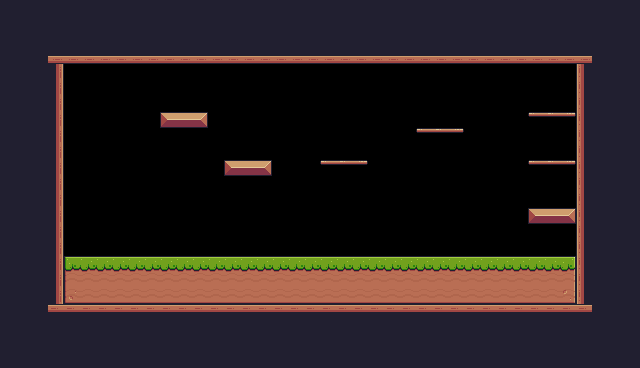

Tiled map render using the project's own tile images. Description and the whole map definition, tile-layer contents included, below:
An orthogonal 40x23 tile map with 16x16 px tiles, 1 tile layer (Background) and 22 objects (6x Fruit, 5x Platform, Player, Saw, Checkpoint, ...).

<map version="1.10" tiledversion="1.10.2" orientation="orthogonal" renderorder="right-down" width="40" height="23" tilewidth="16" tileheight="16" infinite="0" nextlayerid="4" nextobjectid="34">
 <tileset firstgid="1" source="Pixel Game.tsx" />
 <layer id="1" name="Background" width="40" height="23" locked="1">
  <properties>
   <property name="BackgroundColor" value="Blue" />
  </properties>
  <data encoding="csv">
24,24,24,24,24,24,24,24,24,24,24,24,24,24,24,24,24,24,24,24,24,24,24,24,24,24,24,24,24,24,24,24,24,24,24,24,24,24,24,24,
24,24,24,24,24,24,24,24,24,24,24,24,24,24,24,24,24,24,24,24,24,24,24,24,24,24,24,24,24,24,24,24,24,24,24,24,24,24,24,24,
24,24,24,24,24,24,24,24,24,24,24,24,24,24,24,24,24,24,24,24,24,24,24,24,24,24,24,24,24,24,24,24,24,24,24,24,24,24,24,24,
24,24,24,134,134,134,134,134,134,134,134,134,134,134,134,134,134,134,134,134,134,134,134,134,134,134,134,134,134,134,134,134,134,134,134,134,134,24,24,24,
24,24,24,113,0,0,0,0,0,0,0,0,0,0,0,0,0,0,0,0,0,0,0,0,0,0,0,0,0,0,0,0,0,0,0,0,111,24,24,24,
24,24,24,113,0,0,0,0,0,0,0,0,0,0,0,0,0,0,0,0,0,0,0,0,0,0,0,0,0,0,0,0,0,0,0,0,111,24,24,24,
24,24,24,113,0,0,0,0,0,0,0,0,0,0,0,0,0,0,0,0,0,0,0,0,0,0,0,0,0,0,0,0,0,0,0,0,111,24,24,24,
24,24,24,113,0,0,0,0,0,0,13,14,15,0,0,0,0,0,0,0,0,0,0,0,0,0,0,0,0,0,0,0,0,40,41,42,111,24,24,24,
24,24,24,113,0,0,0,0,0,0,0,0,0,0,0,0,0,0,0,0,0,0,0,0,0,0,40,41,42,0,0,0,0,0,0,0,111,24,24,24,
24,24,24,113,0,0,0,0,0,0,0,0,0,0,0,0,0,0,0,0,0,0,0,0,0,0,0,0,0,0,0,0,0,0,0,0,111,24,24,24,
24,24,24,113,0,0,0,0,0,0,0,0,0,0,13,14,15,0,0,0,40,41,42,0,0,0,0,0,0,0,0,0,0,40,41,42,111,24,24,24,
24,24,24,113,0,0,0,0,0,0,0,0,0,0,0,0,0,0,0,0,0,0,0,0,0,0,0,0,0,0,0,0,0,0,0,0,111,24,24,24,
24,24,24,113,0,0,0,0,0,0,0,0,0,0,0,0,0,0,0,0,0,0,0,0,0,0,0,0,0,0,0,0,0,0,0,0,111,24,24,24,
24,24,24,113,0,0,0,0,0,0,0,0,0,0,0,0,0,0,0,0,0,0,0,0,0,0,0,0,0,0,0,0,0,13,14,15,111,24,24,24,
24,24,112,113,0,0,0,0,0,0,0,0,0,0,0,0,0,0,0,0,0,0,0,0,0,0,0,0,0,0,0,0,0,0,0,0,111,24,24,24,
24,24,112,113,0,0,0,0,0,0,0,0,0,0,0,0,0,0,0,0,0,0,0,0,0,0,0,0,0,0,0,0,0,0,0,0,111,24,24,24,
24,24,24,113,7,8,8,8,8,8,8,8,8,8,8,8,8,8,8,8,8,8,8,8,8,8,8,8,8,8,8,8,8,8,8,9,111,24,24,24,
24,24,24,113,29,30,30,30,30,30,30,30,30,30,30,30,30,30,30,30,30,30,30,30,30,30,30,30,30,30,30,30,30,30,30,31,111,24,24,24,
24,24,24,113,51,52,52,52,52,52,52,52,52,52,52,52,52,52,52,52,52,52,52,52,52,52,52,52,52,52,52,52,52,52,52,53,111,24,24,24,
24,24,24,90,90,90,90,90,90,90,90,90,90,90,90,90,90,90,90,90,90,90,90,90,90,90,90,90,90,90,90,90,90,90,90,90,90,24,24,24,
24,24,24,24,24,24,24,24,24,24,24,24,24,24,24,24,24,24,24,24,24,24,24,24,24,24,24,24,24,24,24,24,24,24,24,24,24,24,24,24,
24,24,24,24,24,24,24,24,24,24,24,24,24,24,24,24,24,24,24,24,24,24,24,24,24,24,24,24,24,24,24,24,24,24,24,24,24,24,24,24,
24,24,24,24,24,24,24,24,24,24,24,24,24,24,24,24,24,24,24,24,24,24,24,24,24,24,24,24,24,24,24,24,24,24,24,24,24,24,24,24
</data>
 </layer>
 <objectgroup id="3" name="Collisions" locked="1">
  <object id="6" x="48" y="64" width="16" height="256" />
  <object id="7" x="48" y="48" width="544" height="16" />
  <object id="8" x="576" y="64" width="16" height="240" />
  <object id="9" x="64" y="304" width="528" height="16" />
  <object id="12" x="224" y="160" width="48" height="16" />
  <object id="13" x="160" y="112" width="48" height="16" />
  <object id="14" x="64" y="256" width="512" height="48" />
  <object id="17" type="Platform" x="528" y="208" width="48" height="16" />
  <object id="18" type="Platform" x="320" y="160" width="48" height="16" />
  <object id="19" type="Platform" x="416" y="128" width="48" height="16" />
  <object id="20" type="Platform" x="528" y="112" width="48" height="16" />
  <object id="21" type="Platform" x="528" y="160" width="48" height="16" />
 </objectgroup>
 <objectgroup id="2" name="SpawnPoints">
  <object id="1" name="Player" type="Player" x="96" y="208" width="31.9489" height="31.1081" />
  <object id="22" name="Bananas" type="Fruit" x="176" y="80" width="32" height="32" />
  <object id="25" name="Apple" type="Fruit" x="240" y="128" width="32" height="32" />
  <object id="26" name="Cherries" type="Fruit" x="528" y="80" width="32" height="32" />
  <object id="27" name="Apple" type="Fruit" x="240" y="96" width="32" height="32" />
  <object id="28" name="Cherries" type="Fruit" x="528" y="128" width="32" height="32" />
  <object id="29" name="Cherries" type="Fruit" x="528" y="176" width="32" height="32" />
  <object id="31" name="Saw" type="Saw" x="464" y="80" width="32" height="32">
   <properties>
    <property name="isVertical" type="bool" value="true" />
    <property name="offsetNeg" type="float" value="0" />
    <property name="offsetPos" type="float" value="5" />
   </properties>
  </object>
  <object id="32" name="Checkpoint" type="Checkpoint" x="320" y="96" width="64" height="64" />
  <object id="33" name="Chicken" type="Enemy" x="304" y="224" width="32" height="32">
   <properties>
    <property name="offsetNeg" type="float" value="15" />
    <property name="offsetPos" type="float" value="15" />
   </properties>
  </object>
 </objectgroup>
</map>
